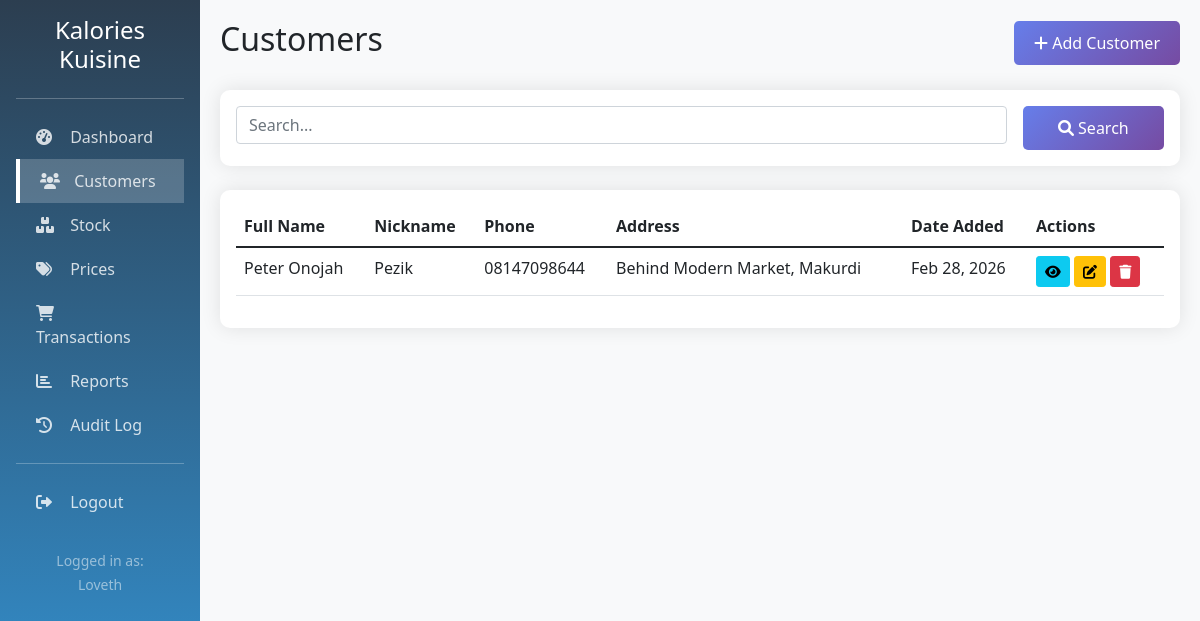
The page /customers/ (signed in) on the database its author committed.
### core/models.py (models this page shows, shortened)
class Customer(models.Model):
    full_name = models.CharField(max_length=200)
    nickname = models.CharField(max_length=100)
    address = models.TextField()
    phone_number = models.CharField(max_length=20)
    date_created = models.DateTimeField(auto_now_add=True)
    updated_at = models.DateTimeField(auto_now=True)
    class Meta:
        ordering = ['-date_created']

### core/views.py (the view)
# urls.py: path('customers/', views.CustomerListView.as_view(), name='customer_list'),
class CustomerListView(LoginRequiredMixin, ListView):
    model = Customer
    template_name = 'core/customer_list.html'
    context_object_name = 'customers'
    paginate_by = 20
    def get_queryset(self):
        queryset = super().get_queryset()
        search_query = self.request.GET.get('search', '')
        if search_query:
            queryset = queryset.filter(
                Q(full_name__icontains=search_query) |
                Q(nickname__icontains=search_query) |
                Q(phone_number__icontains=search_query)
            )
        return queryset.order_by('-date_created')
    def get_context_data(self, **kwargs):
        context = super().get_context_data(**kwargs)
        context['search_form'] = SearchForm(self.request.GET)
        return context

### core/forms.py
class SearchForm(forms.Form):
    query = forms.CharField(
        required=False,
        widget=forms.TextInput(attrs={'class': 'form-control', 'placeholder': 'Search...'})
    )

### templates/core/customer_list.html (shortened to what this page needs)
{% extends 'base.html' %}
{% block content %}
<div class="d-flex justify-content-between align-items-center mb-4">
    <h2>Customers</h2>
    <a href="{% url 'customer_create' %}" class="btn btn-primary">
        <i class="fas fa-plus"></i> Add Customer
    </a>
</div>
<div class="card mb-4">
    <div class="card-body">
        <form method="get" class="row g-3">
            <div class="col-md-10">
                {{ search_form.query }}
            </div>
            <div class="col-md-2">
                <button type="submit" class="btn btn-primary w-100">
                    <i class="fas fa-search"></i> Search
                </button>
            </div>
        </form>
    </div>
</div>
<div class="card">
    <div class="card-body">
        <div class="table-responsive">
            <table class="table table-hover">
                <thead>
                    <tr>
                        <th>Full Name</th>
                        <th>Nickname</th>
                        <th>Phone</th>
                        <th>Address</th>
                        <th>Date Added</th>
                        <th>Actions</th>
                    </tr>
                </thead>
                <tbody>
                    {% for customer in customers %}
                    <tr>
                        <td>{{ customer.full_name }}</td>
                        <td>{{ customer.nickname }}</td>
                        <td>{{ customer.phone_number }}</td>
                        <td>{{ customer.address|truncatechars:50 }}</td>
                        <td>{{ customer.date_created|date:"M d, Y" }}</td>
                        <td>
                            <a href="{% url 'customer_detail' customer.pk %}" class="btn btn-sm btn-info" title="View">
                                <i class="fas fa-eye"></i>
                            </a>
                            <a href="{% url 'customer_edit' customer.pk %}" class="btn btn-sm btn-warning" title="Edit">
                                <i class="fas fa-edit"></i>
                            </a>
                            <a href="{% url 'customer_delete' customer.pk %}" class="btn btn-sm btn-danger" title="Delete">
                                <i class="fas fa-trash"></i>
                            </a>
                        </td>
                    </tr>
                    {% empty %}
                    <tr>
                        <td colspan="6" class="text-center text-muted">No customers found</td>
                    </tr>
                    {% endfor %}
                </tbody>
            </table>
        </div>
    </div>
</div>
{% endblock %}

### templates/base.html (shortened to what this page needs)
<!DOCTYPE html>
<html lang="en">
<head>
    <link href="https://cdn.jsdelivr.net/npm/bootstrap@5.1.3/dist/css/bootstrap.min.css" rel="stylesheet">
    <link rel="stylesheet" href="https://cdnjs.cloudflare.com/ajax/libs/font-awesome/6.0.0/css/all.min.css">
</head>
<body>
    {% if user.is_authenticated %}
    <div class="container-fluid">
        <div class="row">
            <div class="col-md-2 p-0 sidebar">
                <div class="p-3">
                    <h4 class="text-center mb-4">Kalories Kuisine</h4>
                    <hr class="bg-white">
                    <a href="{% url 'dashboard' %}" class="{% if request.resolver_match.url_name == 'dashboard' %}active{% endif %}">
                        <i class="fas fa-tachometer-alt"></i> Dashboard
                    </a>
                    <a href="{% url 'customer_list' %}" class="{% if 'customer' in request.path %}active{% endif %}">
                        <i class="fas fa-users"></i> Customers
                    </a>
                    <a href="{% url 'stock_list' %}" class="{% if 'stock' in request.path %}active{% endif %}">
                        <i class="fas fa-boxes"></i> Stock
                    </a>
                    <a href="{% url 'price_list' %}" class="{% if 'price' in request.path %}active{% endif %}">
                        <i class="fas fa-tags"></i> Prices
                    </a>
                    <a href="{% url 'transaction_list' %}" class="{% if 'transaction' in request.path %}active{% endif %}">
                        <i class="fas fa-shopping-cart"></i> Transactions
                    </a>
                    <a href="{% url 'reports' %}" class="{% if 'reports' in request.path %}active{% endif %}">
                        <i class="fas fa-chart-bar"></i> Reports
                    </a>
                    <a href="{% url 'audit_log' %}" class="{% if 'audit-log' in request.path %}active{% endif %}">
                        <i class="fas fa-history"></i> Audit Log
                    </a>
                    <hr class="bg-white">
                    <a href="{% url 'logout' %}">
                        <i class="fas fa-sign-out-alt"></i> Logout
                    </a>
                    <div class="mt-4 text-center text-white-50">
                        <small>Logged in as:<br>{{ user.username }}</small>
                    </div>
                </div>
            </div>
            <div class="col-md-10 main-content">
                {% block content %}{% endblock %}
            </div>
        </div>
    </div>
    {% else %}
        <div class="container">
            {% block auth_content %}{% endblock %}
        </div>
    {% endif %}
</body>
</html>

### templates/base.html (style rules this page uses)
body { background-color: #f8f9fa; }
.sidebar { min-height: 100vh; background: linear-gradient(180deg, #2c3e50 0%, #3498db 100%); color: white; }
.sidebar a { color: rgba(255,255,255,.8); text-decoration: none; padding: 10px 20px; display: block; transition: all 0.3s; }
.sidebar a.active { background: rgba(255,255,255,.2); border-left: 4px solid #fff; }
.sidebar i { margin-right: 10px; width: 20px; }
.main-content { padding: 20px; }
.card { border: none; border-radius: 10px; box-shadow: 0 0 20px rgba(0,0,0,.1); transition: transform 0.3s; }
.btn-primary { background: linear-gradient(135deg, #667eea 0%, #764ba2 100%); border: none; padding: 10px 20px; border-radius: 5px; }

### rows shown on the page
Customer: full_name "Peter Onojah", nickname "Pezik", phone_number "08147098644", address "Behind Modern Market, Makurdi", date_created "Feb 28, 2026"

### other values the page prints
{{ user.username }} "Loveth"
